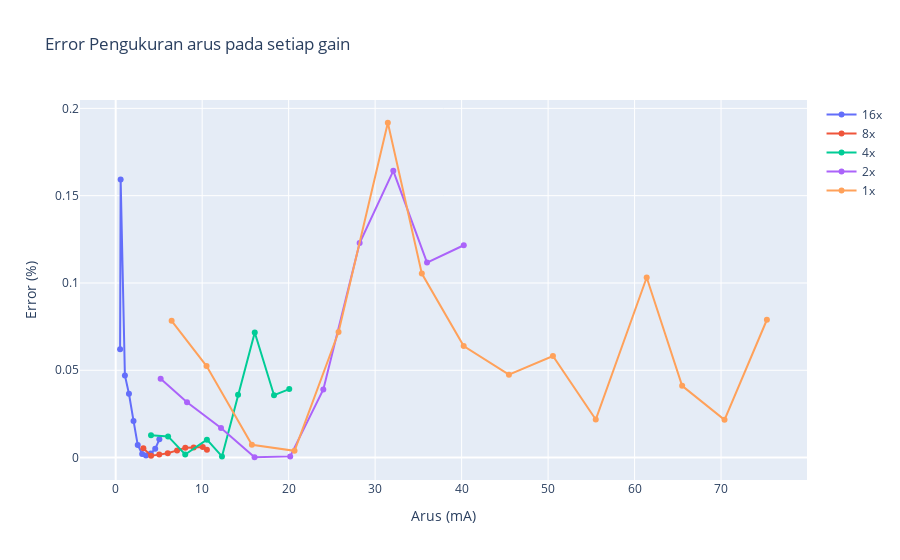

Here is the notebook cell this chart was saved with:
### Code cell
fig = ply.graph_objects.Figure()
# Create and style traces
fig.add_trace(ply.graph_objects.Scatter(
    x=Vdata["V multimeter"].loc[Vdata['G'] == 16.0], y=Vdata["Diff"].loc[Vdata['G'] == 16.0],name="16x"))
fig.add_trace(ply.graph_objects.Scatter(
    x=Vdata["V multimeter"].loc[Vdata['G'] == 8.0], y=Vdata["Diff"].loc[Vdata['G'] == 8.0],name="8x"))
fig.add_trace(ply.graph_objects.Scatter(
    x=Vdata["V multimeter"].loc[Vdata['G'] == 4.0], y=Vdata["Diff"].loc[Vdata['G'] == 4.0],name="4x"))
fig.add_trace(ply.graph_objects.Scatter(
    x=Vdata["V multimeter"].loc[Vdata['G'] == 2.0], y=Vdata["Diff"].loc[Vdata['G'] == 2.0],name="2x"))
fig.add_trace(ply.graph_objects.Scatter(
    x=Vdata["V multimeter"].loc[Vdata['G'] == 1.0], y=Vdata["Diff"].loc[Vdata['G'] == 1.0],name="1x"))
fig.update_layout(title='Error Pengukuran arus pada setiap gain',
                  xaxis_title='Arus (mA)',
                  yaxis_title='Error (%)')

### Figure 1 — Plotly figure (JSON) as saved in the notebook; plotly's stock layout.template omitted (floating-point values rounded to 4 significant figures)
{"data": [{"name": "16x", "type": "scatter", "x": [0.511, 0.575, 1.067, 1.535, 2.064, 2.549, 3.062, 3.508, 4.059, 4.571, 5.049], "y": [0.06208, 0.1593, 0.04703, 0.03653, 0.021, 0.007215, 0.002074, 0.001112, 0.00231, 0.004993, 0.01045]}, {"name": "8x", "type": "scatter", "x": [3.202, 4.091, 5.04, 6.02, 7.1, 8.05, 9.02, 10.07, 10.55], "y": [0.005345, 0.001084, 0.001685, 0.002522, 0.004096, 0.005631, 0.005826, 0.006015, 0.00444]}, {"name": "4x", "type": "scatter", "x": [4.084, 6.06, 8.04, 10.55, 12.29, 14.15, 16.08, 18.31, 20.07], "y": [0.01282, 0.01212, 0.001772, 0.01026, 0.0006621, 0.03604, 0.07162, 0.03569, 0.0392]}, {"name": "2x", "type": "scatter", "x": [5.2, 8.25, 12.18, 16.06, 20.18, 24.01, 28.21, 32.1, 36, 40.25], "y": [0.04511, 0.03166, 0.01692, 0.0001797, 0.0006757, 0.03903, 0.1229, 0.1642, 0.1117, 0.1216]}, {"name": "1x", "type": "scatter", "x": [6.47, 10.51, 15.75, 20.68, 25.77, 31.47, 35.4, 40.24, 45.47, 50.56, 55.51, 61.4, 65.5, 70.4, 75.3], "y": [0.0783, 0.05237, 0.007314, 0.00387, 0.07193, 0.1918, 0.1054, 0.06386, 0.0475, 0.05815, 0.02177, 0.1031, 0.0411, 0.02165, 0.07894]}], "layout": {"title": {"text": "Error Pengukuran arus pada setiap gain"}, "xaxis": {"title": {"text": "Arus (mA)"}}, "yaxis": {"title": {"text": "Error (%)"}}}}
